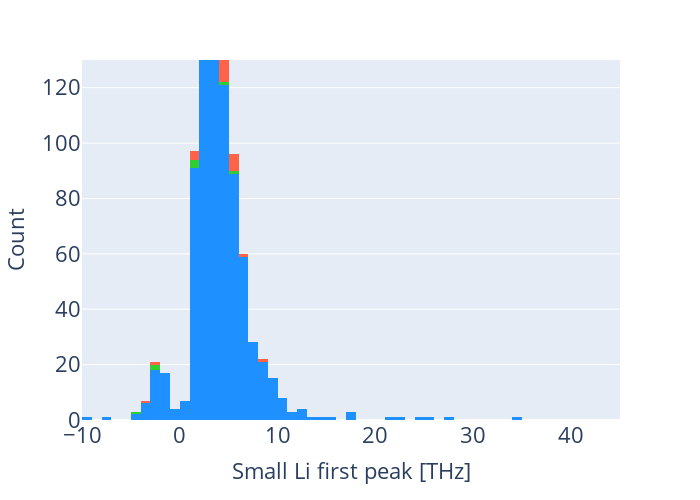
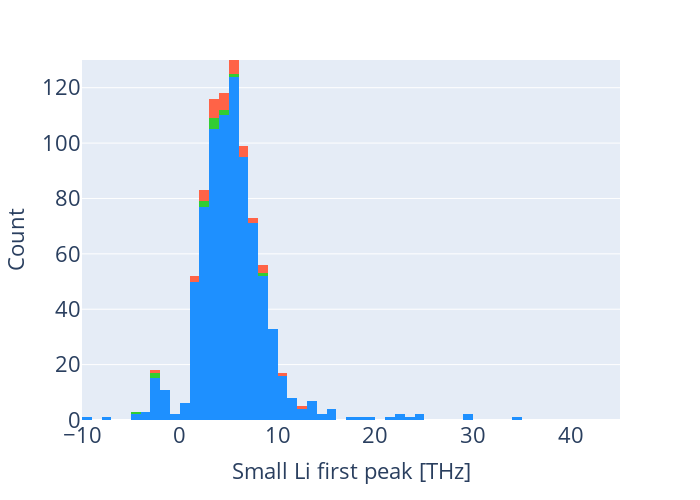

The cell these charts' notebook holds for them, in order:
### Markdown cell above
### Scatter plots

### Code cell
d_list = [ff005, ff01, ff02, ff03, ff04, ff05, ff06]
xtitle = ['Small Li first peak [THz]', 'Small Li first peak [THz]', 
          'Small Li first peak [THz]', 
          'Medium Li first peak [THz]', 'Medium Li first peak [THz]', 
          'Large Li first peak [THz]', 'Large Li first peak [THz]']
fn_suffix = ['small005', 'small01', 'small02', 'mid03', 'mid04', 'large05', 'large06']

for j, descriptor in enumerate(d_list):
    #store feature vector into dataframe
    df = pd.DataFrame(columns = ['Index','First Peak [THz]'])
    df['Index'] = mat_idx
    df['First Peak [THz]'] = descriptor
    #add formulaes to be able to analyse later
    formulaes = []
    for i in [*range(0, s)]:
        formulaes.append(data.loc[i,'formula_pretty_reduced'])
    df['Formula'] = formulaes
    #add conductivity labels
    conductivity = []
    conductivity_log = []
    conductivity_verbose = []
    for i in [*range(0, s)]:
        conductivity.append(data.loc[i,'σ(RT)(S cm-1)'])
        conductivity_log.append(np.log(data.loc[i,'σ(RT)(S cm-1)']))
        if data.loc[i,'Conductor?'] == True:
            conductivity_verbose.append('Yes')
        elif data.loc[i,'Conductor?'] == False:
            conductivity_verbose.append('No')
        else:
            conductivity_verbose.append('Unknown')
    df['σ(RT)(S cm-1)'] = conductivity
    df['log[σ(RT)(S cm-1)]'] = conductivity_log
    df['Conductor?'] = conductivity_verbose

    #histograms
    bin_max = max(df['First Peak [THz]'])
    bin_min = min(df['First Peak [THz]'])
    bin_range = (bin_max-bin_min)*2
    bins_num = int(bin_range)
    print(bins_num)
    
    #histograms
    hist = px.histogram(df, x='First Peak [THz]', nbins = bins_num,
                        color='Conductor?', color_discrete_sequence=['dodgerblue', 'limegreen', 'tomato'])
    hist.update_layout(autosize=False, height=500, width=700,
                       yaxis=dict(title_text="Count", titlefont=dict(size=fs), tickfont=dict(size=fs),
                                  showgrid=True),
                       yaxis_range=[0, 130],
                       xaxis=dict(title_text=xtitle[j], 
                                  titlefont=dict(size=fs), tickfont=dict(size=fs)),
                       xaxis_range=[-10,45],
                       legend=dict(title_text="Ionic Conductor?",font=dict(size=fs), 
                                   yanchor='top', y=0.96, xanchor='right', x=0.96,
                                   bgcolor='rgba(1, 1, 1, 0.0)'),
                       showlegend=False)


    #scatter
    fig = px.scatter(df, x='First Peak [THz]', y='Index', 
                     color='Conductor?', hover_data=['σ(RT)(S cm-1)', 'Formula'],
                     color_discrete_sequence=['dodgerblue', 'limegreen', 'tomato'])

    fig.update_traces(marker=dict(size=6,
                                  line=dict(width=0.3,
                                            color='DarkSlateGrey')),
                      selector=dict(mode='markers'))

    fn = 'distrib_fpeak_'+fn_suffix[j]+'.pdf'
    hist.write_image(fn)
    #fig.write_html('clustering.html')
    hist.show()
    #fig.show()

### Figure 1 — Plotly figure (JSON) as saved in the notebook; plotly's stock layout.template omitted (floating-point values rounded to 4 significant figures; data arrays with more than 128 entries replaced by an {"elided": "..."} marker saying what was removed)
{"data": [{"alignmentgroup": "True", "bingroup": "x", "hovertemplate": "Conductor?=Unknown<br>First Peak [THz]=%{x}<br>count=%{y}<extra></extra>", "legendgroup": "Unknown", "marker": {"color": "dodgerblue", "pattern": {"shape": ""}}, "name": "Unknown", "nbinsx": 105, "offsetgroup": "Unknown", "orientation": "v", "showlegend": true, "type": "histogram", "x": {"elided": "811 float values"}, "xaxis": "x", "yaxis": "y"}, {"alignmentgroup": "True", "bingroup": "x", "hovertemplate": "Conductor?=Yes<br>First Peak [THz]=%{x}<br>count=%{y}<extra></extra>", "legendgroup": "Yes", "marker": {"color": "limegreen", "pattern": {"shape": ""}}, "name": "Yes", "nbinsx": 105, "offsetgroup": "Yes", "orientation": "v", "showlegend": true, "type": "histogram", "x": [1.507, 1.516, 3.552, 3.07, 3.021, -2.551, -2.277, -4.857, 5.892, 2.114, 2.332, 4.195, 1.924], "xaxis": "x", "yaxis": "y"}, {"alignmentgroup": "True", "bingroup": "x", "hovertemplate": "Conductor?=No<br>First Peak [THz]=%{x}<br>count=%{y}<extra></extra>", "legendgroup": "No", "marker": {"color": "tomato", "pattern": {"shape": ""}}, "name": "No", "nbinsx": 105, "offsetgroup": "No", "orientation": "v", "showlegend": true, "type": "histogram", "x": [4.867, 4.131, 2.171, 8.049, 2.004, 4.128, 3.747, 3.69, 3.445, 3.75, 3.193, 5.103, 2.214, 3.508, 3.624, 4.329, 1.749, 4.274, 3.773, 3.188, -3.209, 1.954, 5.096, 3.619, 5.47, 3.487, 5.48, 1.338, 5.846, 3.221, 3.767, 2.57, 6.425, 4.586, 4.056, 4.132, 3.123, 5.114, 3.919, 2.443, 4.894, 3.201, -2.35], "xaxis": "x", "yaxis": "y"}], "layout": {"autosize": false, "barmode": "relative", "height": 500, "legend": {"bgcolor": "rgba(1, 1, 1, 0.0)", "font": {"size": 22}, "title": {"text": "Ionic Conductor?"}, "tracegroupgap": 0, "x": 0.96, "xanchor": "right", "y": 0.96, "yanchor": "top"}, "margin": {"t": 60}, "showlegend": false, "width": 700, "xaxis": {"anchor": "y", "domain": [0, 1], "range": [-10, 45], "tickfont": {"size": 22}, "title": {"font": {"size": 22}, "text": "Small Li first peak [THz]"}}, "yaxis": {"anchor": "x", "domain": [0, 1], "range": [0, 130], "showgrid": true, "tickfont": {"size": 22}, "title": {"font": {"size": 22}, "text": "Count"}}}}

### Figure 2 — Plotly figure (JSON) as saved in the notebook; plotly's stock layout.template omitted (floating-point values rounded to 4 significant figures; data arrays with more than 128 entries replaced by an {"elided": "..."} marker saying what was removed)
{"data": [{"alignmentgroup": "True", "bingroup": "x", "hovertemplate": "Conductor?=Unknown<br>First Peak [THz]=%{x}<br>count=%{y}<extra></extra>", "legendgroup": "Unknown", "marker": {"color": "dodgerblue", "pattern": {"shape": ""}}, "name": "Unknown", "nbinsx": 87, "offsetgroup": "Unknown", "orientation": "v", "showlegend": true, "type": "histogram", "x": {"elided": "811 float values"}, "xaxis": "x", "yaxis": "y"}, {"alignmentgroup": "True", "bingroup": "x", "hovertemplate": "Conductor?=Yes<br>First Peak [THz]=%{x}<br>count=%{y}<extra></extra>", "legendgroup": "Yes", "marker": {"color": "limegreen", "pattern": {"shape": ""}}, "name": "Yes", "nbinsx": 87, "offsetgroup": "Yes", "orientation": "v", "showlegend": true, "type": "histogram", "x": [2.144, 2.657, 3.552, 3.83, 3.021, -2.551, -2.277, -4.857, 5.892, 3.971, 4.483, 4.195, 8.903], "xaxis": "x", "yaxis": "y"}, {"alignmentgroup": "True", "bingroup": "x", "hovertemplate": "Conductor?=No<br>First Peak [THz]=%{x}<br>count=%{y}<extra></extra>", "legendgroup": "No", "marker": {"color": "tomato", "pattern": {"shape": ""}}, "name": "No", "nbinsx": 87, "offsetgroup": "No", "orientation": "v", "showlegend": true, "type": "histogram", "x": [8.193, 5.621, 2.171, 8.623, 4.39, 10.34, 3.747, 3.69, 5.069, 6.0, 4.358, 5.103, 2.214, 4.235, 6.485, 4.534, 2.266, 5.676, 8.551, 5.186, 1.844, 2.762, 7.819, 6.135, 7.0, 5.499, 5.48, 1.338, 12.44, 3.221, 4.906, 3.235, 6.425, 5.047, 5.361, 5.111, 3.123, 5.114, 5.278, 3.221, 4.894, 3.201, -2.35], "xaxis": "x", "yaxis": "y"}], "layout": {"autosize": false, "barmode": "relative", "height": 500, "legend": {"bgcolor": "rgba(1, 1, 1, 0.0)", "font": {"size": 22}, "title": {"text": "Ionic Conductor?"}, "tracegroupgap": 0, "x": 0.96, "xanchor": "right", "y": 0.96, "yanchor": "top"}, "margin": {"t": 60}, "showlegend": false, "width": 700, "xaxis": {"anchor": "y", "domain": [0, 1], "range": [-10, 45], "tickfont": {"size": 22}, "title": {"font": {"size": 22}, "text": "Small Li first peak [THz]"}}, "yaxis": {"anchor": "x", "domain": [0, 1], "range": [0, 130], "showgrid": true, "tickfont": {"size": 22}, "title": {"font": {"size": 22}, "text": "Count"}}}}
